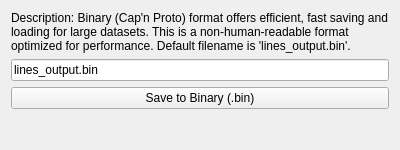
<?xml version="1.0" encoding="UTF-8"?>
<ui version="4.0">
 <class>BinaryLineSaver_Widget</class>
 <widget class="QWidget" name="BinaryLineSaver_Widget">
  <property name="geometry">
   <rect>
    <x>0</x>
    <y>0</y>
    <width>400</width>
    <height>150</height>
   </rect>
  </property>
  <property name="windowTitle">
   <string>Form</string>
  </property>
  <layout class="QVBoxLayout" name="verticalLayout">
   <item>
    <widget class="QLabel" name="label_description">
     <property name="text">
      <string>Description: Binary (Cap'n Proto) format offers efficient, fast saving and loading for large datasets. This is a non-human-readable format optimized for performance. Default filename is 'lines_output.bin'.</string>
     </property>
     <property name="wordWrap">
      <bool>true</bool>
     </property>
    </widget>
   </item>
   <item>
    <widget class="QLineEdit" name="save_filename_edit">
     <property name="text">
      <string>lines_output.bin</string>
     </property>
    </widget>
   </item>
   <item>
    <widget class="QPushButton" name="save_action_button">
     <property name="text">
      <string>Save to Binary (.bin)</string>
     </property>
    </widget>
   </item>
   <item>
    <spacer name="verticalSpacer">
     <property name="orientation">
      <enum>Qt::Orientation::Vertical</enum>
     </property>
     <property name="sizeHint" stdset="0">
      <size>
       <width>20</width>
       <height>40</height>
      </size>
     </property>
    </spacer>
   </item>
  </layout>
 </widget>
 <resources/>
 <connections/>
</ui> 
